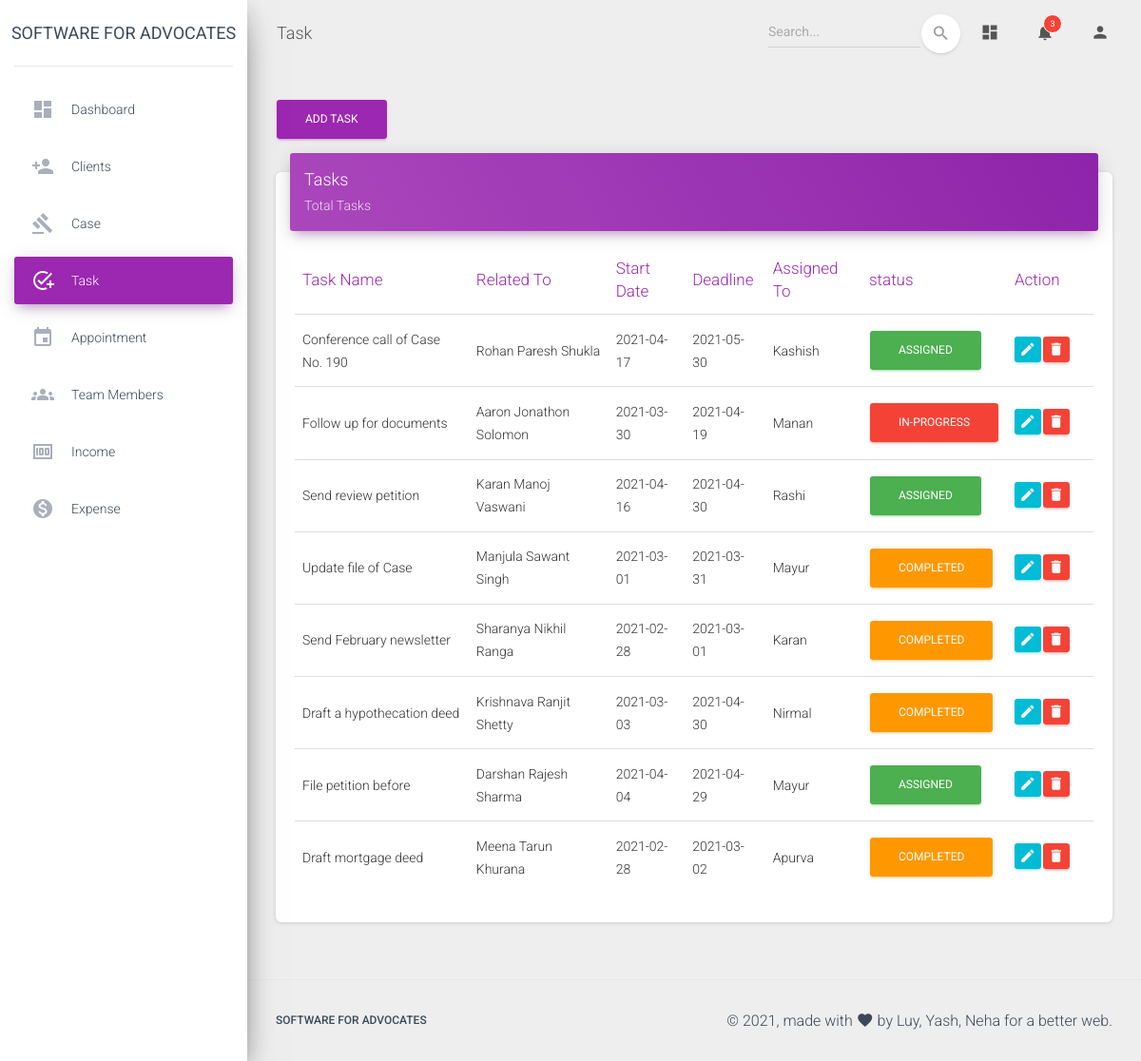
/admin/task.php (signed in), run on the app's committed database.
### tables this page shows
CREATE TABLE `tasks` (
  `ID` int(11) NOT NULL,
  `taskname` varchar(100) NOT NULL,
  `related` varchar(200) NOT NULL,
  `start` date NOT NULL,
  `deadline` date NOT NULL,
  `assto` varchar(20) NOT NULL,
  `status` varchar(20) NOT NULL
);

### admin/task.php (the view, shortened to what this page needs)
<?php
  if(isset($_SESSION['admin']) && $_SESSION['admin']==true) {
  $conn = db_connect();
  $query = "SELECT * from tasks ORDER BY ID DESC";
  $result = mysqli_query($conn, $query);
?>
<!DOCTYPE html>
<html lang="en">
<head>
  <link rel="stylesheet" href="https://maxcdn.bootstrapcdn.com/font-awesome/latest/css/font-awesome.min.css">
  <link href="../assets/css/material-dashboard.css?v=2.1.2" rel="stylesheet" />
</head>
<body class="">
  <div class="wrapper ">
    <div class="sidebar bg-white" data-color="purple" data-background-color="white">
      <div class="logo bg-white"><a href="#" class="simple-text logo-normal">
          Software for Advocates
        </a></div>
      <div class="sidebar-wrapper bg-white">
        <ul class="nav">
          <li class="nav-item ">
            <a class="nav-link" href="./dashboard.php">
              <i class="material-icons">dashboard</i>
              <p>Dashboard</p>
            </a>
          </li>
          <li class="nav-item ">
            <a class="nav-link" href="./client.php">
              <i class="material-icons">person_add</i>
              <p>Clients</p>
            </a>
          </li>
          <li class="nav-item ">
            <a class="nav-link" href="./cases.php">
              <i class="material-icons">gavel</i>
              <p>Case</p>
            </a>
          </li>
          <li class="nav-item active ">
            <a class="nav-link" href="./task.php">
              <i class="material-icons">add_task</i>
              <p>Task</p>
            </a>
          </li>
          <li class="nav-item ">
            <a class="nav-link" href="./appointment.php">
              <i class="material-icons">event</i>
              <p>Appointment</p>
            </a>
          </li>
          <li class="nav-item ">
            <a class="nav-link" href="./teammembers.php">
              <i class="material-icons">groups</i>
              <p>Team members</p>
            </a>
          </li>
          <li class="nav-item ">
            <a class="nav-link" href="./income.php">
              <i class="material-icons">money</i>
              <p>Income</p>
            </a>
          </li>
          <li class="nav-item ">
            <a class="nav-link" href="./expense.php">
              <i class="material-icons">monetization_on</i>
              <p>Expense</p>
            </a>
          </li>
        </ul>
      </div>
    </div>
    <div class="main-panel">
      <nav class="navbar navbar-expand-lg navbar-transparent navbar-absolute fixed-top ">
        <div class="container-fluid">
          <div class="navbar-wrapper">
            <a class="navbar-brand">Task</a>
          </div>
          <div class="collapse navbar-collapse justify-content-end">
            <form class="navbar-form">
              <div class="input-group no-border">
                <input type="text" name="search" id="search" class="form-control" placeholder="Search...">
                <button type="submit" class="btn btn-white btn-round btn-just-icon">
                  <i class="material-icons">search</i>
                  <div class="ripple-container"></div>
                </button>
              </div>
            </form>
            <ul class="navbar-nav">
              <li class="nav-item">
                <a class="nav-link" href="./dashboard.php">
                  <i class="material-icons">dashboard</i>
                </a>
              </li>
              <li class="nav-item dropdown">
                <a class="nav-link" href="#" id="navbarDropdownMenuLink" data-toggle="dropdown" aria-haspopup="true" aria-expanded="false">
                  <i class="material-icons">notifications</i>
                  <span class="notification">3</span>
                </a>
              </li>
              <li class="nav-item dropdown">
                <a class="nav-link" href="javascript:;" id="navbarDropdownProfile" data-toggle="dropdown" aria-haspopup="true" aria-expanded="false">
                  <i class="material-icons">person</i>
                </a>
              </li>
            </ul>
          </div>
        </div>
      </nav>
      <div class="content">
        <div class="container-fluid">
        <div class="row">
            <div class="col-md-4 col-lg-2">
              <a href="./addtask.php" class="btn btn-primary" role="button">Add Task</a>
            </div>
          </div>
          <div class="row">
            <div class="col-lg-12 col-md-12">
              <div class="card">
                <div class="card-header card-header-primary">
                  <h4 class="card-title">Tasks</h4>
                  <p class="card-category">Total Tasks</p>
                </div>
                <div class="card-body table-responsive">
                  <table class="table table-hover">
                    <thead class="text-primary">
                      <th>Task Name</th>
                      <th>Related To</th>
                      <th>Start Date</th>
                      <th>Deadline</th>
                      <th>Assigned To</th>
                      <th>status</th>
                      <th>Action</th>
                    </thead>
                    <tbody>
                    <?php while($array = mysqli_fetch_assoc($result)): ?>
                      <tr>
                        <td><?php echo $array['taskname']; ?></td>
                        <td><?php echo $array['related']; ?></td>
                        <td><?php echo $array['start']; ?></td>
                        <td><?php echo $array['deadline']; ?></td>
                        <td><?php echo $array['assto']; ?></td>
                        <td>
                          <?php if($array['status']=='ASSIGNED') { ?>
                          <button type="button" class="btn btn-success" onclick="fetchstatus(<?php echo $array['ID']?>);">
                          <?php echo $array['status']; ?>
                          </button>
                          <?php } else if($array['status']=='IN-PROGRESS') { ?>
                          <button type="button" class="btn btn-danger" onclick="fetchstatus(<?php echo $array['ID']?>);">
                          <?php echo $array['status']; ?>
                          </button>
                          <?php } else if($array['status']=='COMPLETED') { ?>
                          <button type="button" class="btn btn-warning">
                          <?php echo $array['status']; ?>
                          </button>
                          <?php } ?>
                        </td>
                        <td class="td-actions text-middle">
                          <div class='row'>
                          <div class='col-1 form-group'>
                          <form method= "post" action ="./edittask.php">
                            <button type="submit" rel="tooltip" class="btn btn-info" name='edit' value="<?php echo $array['ID']; ?>">
                                <i class="material-icons">edit</i>
                            </button>
                          </form>
                          </div>
                          <div class='col-1 form-group'>
                          <form method= "post" action ="./deletetask.php">
                            <button type="submit" rel="tooltip" class="btn btn-danger" name='delete' onclick="return confirm('Are you sure?');" value="<?php echo $array['ID']; ?>">
                                <i class="material-icons">delete</i>
                            </button>
                          </form>
                          </div>
                          </div>
                        </td>
                      </tr>
                    <?php endwhile; ?>
                    </tbody>
                  </table>
                </div>
              </div>
            </div>
          </div>
        </div>
      </div>
      <footer class="footer">
        <div class="container-fluid">
          <nav class="float-left">
            <ul>
              <li>
                <a>
                  Software for Advocates
                </a>
              </li>
            </ul>
          </nav>
          <div class="copyright float-right">
            &copy;
            , made with <i class="material-icons">favorite</i> by
            Luy, Yash, Neha for a better web.
          </div>
        </div>
      </footer>
    </div>
  </div>
</body>
</html>
<?php
}
else {
  header("Location: ../index.php");
}
?>

### data on the page
tasks: taskname "Conference call of Case No. 190", related "Rohan Paresh Shukla", start "2021-04-17", deadline "2021-05-30", assto "Kashish", status "ASSIGNED", $array['ID'] 8 (drawn)
tasks: taskname "Follow up for documents", related "Aaron Jonathon Solomon", start "2021-03-30", deadline "2021-04-19", assto "Manan", status "IN-PROGRESS", $array['ID'] 7 (drawn)
tasks: taskname "Send review petition", related "Karan Manoj Vaswani", start "2021-04-16", deadline "2021-04-30", assto "Rashi", status "ASSIGNED", $array['ID'] 6 (drawn)
tasks: taskname "Update file of Case", related "Manjula Sawant Singh", start "2021-03-01", deadline "2021-03-31", assto "Mayur", status "COMPLETED", $array['ID'] 5 (drawn)
tasks: taskname "Send February newsletter", related "Sharanya Nikhil Ranga", start "2021-02-28", deadline "2021-03-01", assto "Karan", status "COMPLETED", $array['ID'] 4 (drawn)
tasks: taskname "Draft a hypothecation deed", related "Krishnava Ranjit Shetty", start "2021-03-03", deadline "2021-04-30", assto "Nirmal", status "COMPLETED", $array['ID'] 3 (drawn)
tasks: taskname "File petition before", related "Darshan Rajesh Sharma", start "2021-04-04", deadline "2021-04-29", assto "Mayur", status "ASSIGNED", $array['ID'] 2 (drawn)
tasks: taskname "Draft mortgage deed", related "Meena Tarun Khurana", start "2021-02-28", deadline "2021-03-02", assto "Apurva", status "COMPLETED", $array['ID'] 1 (drawn)
